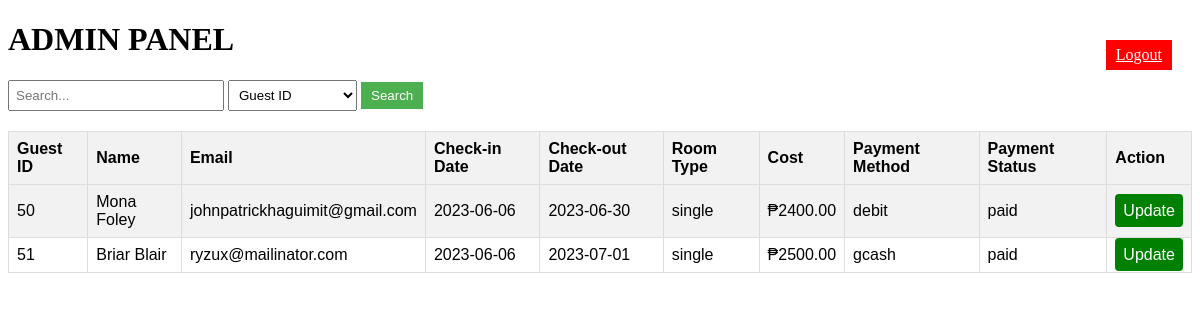
The app's page /adminpanel.php with its own data.
### tables this page shows
CREATE TABLE `guests` (
  `guest_id` int(11) NOT NULL,
  `name` varchar(100) DEFAULT NULL,
  `email` varchar(100) DEFAULT NULL,
  `check_in_date` date DEFAULT NULL,
  `check_out_date` date DEFAULT NULL,
  `room_type` varchar(50) DEFAULT NULL,
  `cost` decimal(10,2) DEFAULT NULL,
  `payment_method` varchar(50) DEFAULT NULL,
  `payment_status` varchar(20) NOT NULL DEFAULT 'Pending'
);

### adminpanel.php (the view, shortened to what this page needs)
<?php
require_once 'dbconn.php';
$searchValue = '';
$searchBy = '';
?>
<!DOCTYPE html>
<html>
<head>
</head>
<body>
<h1><a href="adminpanel.php">ADMIN PANEL</a></h1>
    <a href="logout.php" class="logout-btn">Logout</a>
    <div class="search-bar">
        <form method="post" action="">
            <input type="text" name="searchValue" placeholder="Search..." value="<?php echo $searchValue; ?>">
            <select name="searchBy">
                <option value="guest_id" <?php if ($searchBy === 'guest_id') echo 'selected'; ?>>Guest ID</option>
            </select>
            <button type="submit">Search</button>
        </form>
    </div>
    <?php
    $searchQuery = "";
    $sql = "SELECT * FROM guests {$searchQuery}";
    $result = $conn->query($sql);
    if ($result->num_rows > 0) {
        echo "<table>
            <tr>
                <th>Guest ID</th>
                <th>Name</th>
                <th>Email</th>
                <th>Check-in Date</th>
                <th>Check-out Date</th>
                <th>Room Type</th>
                <th>Cost</th>
                <th>Payment Method</th>
                <th>Payment Status</th>
                <th>Action</th>
            </tr>";
        while ($row = $result->fetch_assoc()) {
            echo "<tr>
                <td>{$row['guest_id']}</td>
                <td>{$row['name']}</td>
                <td>{$row['email']}</td>
                <td>{$row['check_in_date']}</td>
                <td>{$row['check_out_date']}</td>
                <td>{$row['room_type']}</td>
                <td>₱{$row['cost']}</td>
                <td>{$row['payment_method']}</td>
                <td>{$row['payment_status']}</td>
                <td>
                    <a href='updatepayment.php?guest_id={$row['guest_id']}' class='update-payment-btn'>Update</a>
                    <div class='update-form'>
                        <form action='updatepayment.php' method='post'>
                            <label for='payment-status'>Payment Status:</label>
                            <select name='payment_status'>
                                <option value='pending'>Pending</option>
                                <option value='paid'>Paid</option>
                                <option value='cancelled'>Cancelled</option>
                                <option value='reschedule'>Reschedule</option>
                            </select>
                            <input type='hidden' name='guest_id' value='{$row['guest_id']}'>
                            <button type='submit'>Save</button>
                            <button type='button' class='close-btn'>X</button>
                        </form>
                    </div>
                </td>
            </tr>";
        }
        echo "</table>";
    } else {
        echo "No guests found.";
    }
    ?>
</body>
</html>

### adminpanel.php (style rules this page uses)
table { width: 100%; border-collapse: collapse; font-family: Arial, sans-serif; }
th, td { border: 1px solid #ddd; padding: 8px; text-align: left; }
th { background-color: #f2f2f2; font-weight: bold; }
tr:nth-child(even) { background-color: #f2f2f2; }
.update-payment-btn { background-color: green; color: white; text-decoration: none; padding: 8px; border-radius: 4px; }
.search-bar { margin-bottom: 20px; }
.search-bar input[type="text"] { padding: 6px; width: 200px; }
.search-bar select { padding: 6px; }
.search-bar button { padding: 6px 10px; background-color: #4CAF50; color: white; border: none; cursor: pointer; }
.logout-btn { float: right; background-color: red; color: white; padding: 6px 10px; border: none; cursor: pointer; float: right; margin-top: -40px; margin-right: 20px; }
h1 a { text-decoration: none; color: black; }

### records on screen
guests: guest_id "50", name "Mona Foley", email "johnpatrickhaguimit@gmail.com", check_in_date "2023-06-06", check_out_date "2023-06-30", room_type "single", cost "2400.00", payment_method "debit", payment_status "paid"
guests: guest_id "51", name "Briar Blair", email "ryzux@mailinator.com", check_in_date "2023-06-06", check_out_date "2023-07-01", room_type "single", cost "2500.00", payment_method "gcash", payment_status "paid"
